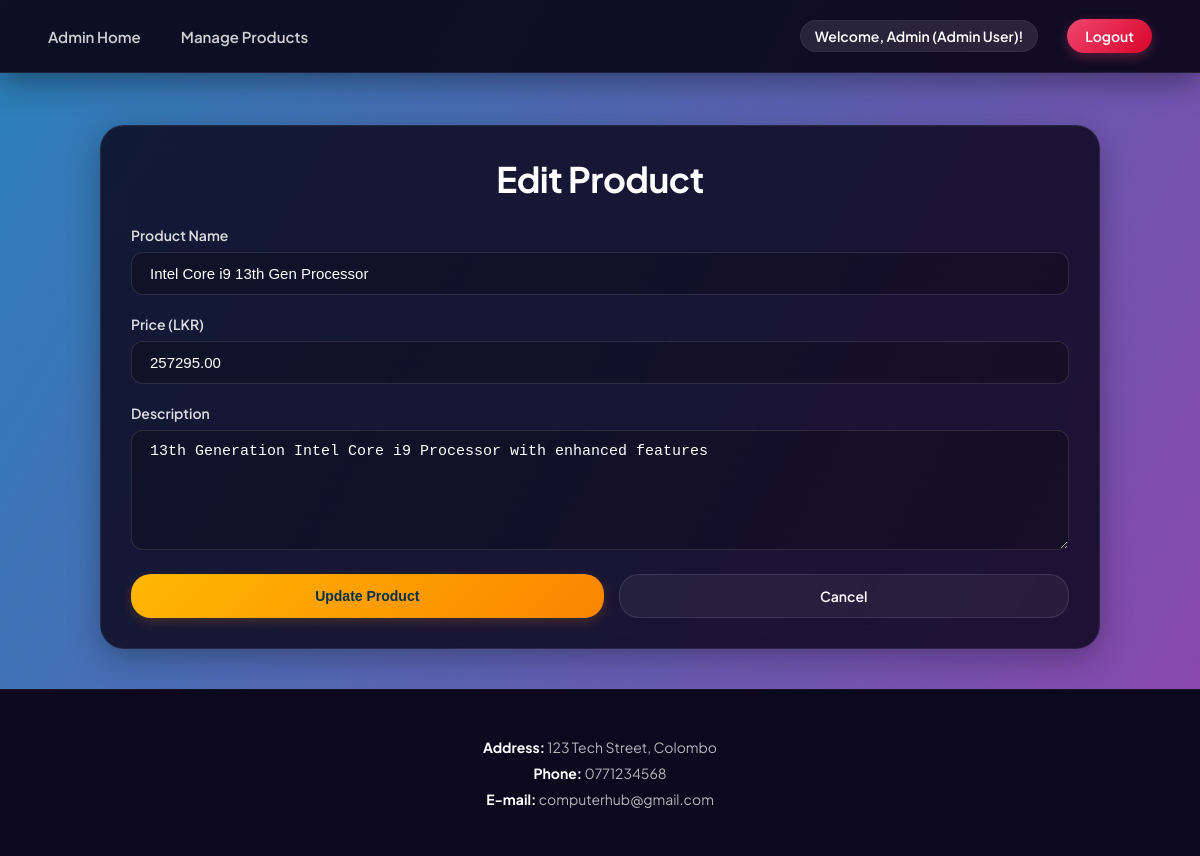
Screenshot of /admin/edit_product.php?id=2 (signed in) with the database file from the repository.
### tables this page shows
CREATE TABLE products (
    id INT AUTO_INCREMENT PRIMARY KEY,
    name VARCHAR(200) NOT NULL,
    description TEXT,
    price DECIMAL(10,2) NOT NULL,
    image VARCHAR(255),
    category VARCHAR(100),
    stock_quantity INT DEFAULT 0,
    created_at TIMESTAMP DEFAULT CURRENT_TIMESTAMP,
    updated_at TIMESTAMP DEFAULT CURRENT_TIMESTAMP ON UPDATE CURRENT_TIMESTAMP,
    INDEX idx_category (category),
    INDEX idx_price (price)
);

### admin/edit_product.php (the view, shortened to what this page needs)
<?php
include '../NewBackend/database/db.php';
$product_id = $_GET['id'];
$stmt = $conn->prepare("SELECT * FROM products WHERE id = ?");
$stmt->bind_param("i", $product_id);
$stmt->execute();
$result = $stmt->get_result();
$product = $result->fetch_assoc();
?>
<!DOCTYPE html>
<html>
<head>
    <link rel="stylesheet" href="../Nav.css?v=1.3">
    <link rel="stylesheet" href="admin.css?v=1.3">
</head>
<body>
    <nav class="navbar">
        <div class="nav-left">
            <a href="dashboard.php">Admin Home</a>
            <a href="manage_products.php">Manage Products</a>
        </div>
        <div class="nav-right">
            <span>Welcome, Admin (<?= htmlspecialchars($_SESSION['user_name']) ?>)!</span>
            <a href="../NewBackend/actions/logout.php" class="logout-btn">Logout</a>
        </div>
    </nav>
    <div class="container main-content">
        <h1>Edit Product</h1>
        <form action="edit_product_action.php" method="post">
            <div class="form-group">
                <label for="name">Product Name</label>
                <input type="text" id="name" name="name" value="<?= htmlspecialchars($product['name']) ?>" required>
            </div>
            <div class="form-group">
                <label for="price">Price (LKR)</label>
                <input type="number" step="0.01" id="price" name="price" value="<?= $product['price'] ?>" required>
            </div>
            <div class="form-group">
                <label for="description">Description</label>
                <textarea id="description" name="description"><?= htmlspecialchars($product['description']) ?></textarea>
            </div>
            <div class="form-buttons">
                <button type="submit" class="submit-btn">Update Product</button>
                <a href="manage_products.php" class="cancel-btn">Cancel</a>
            </div>
        </form>
    </div>
    <footer class="footer">
        <div class="footer-content">
            <p><strong>Address:</strong> 123 Tech Street, Colombo</p>
            <p><strong>Phone:</strong> 0771234568</p>
            <p><strong>E-mail:</strong> computerhub@gmail.com</p>
        </div>
    </footer>
</body>
</html>

### Nav.css (style rules this page uses)
* { margin: 0; padding: 0; box-sizing: border-box; }
body { font-family: 'Plus Jakarta Sans', Arial, sans-serif; background: linear-gradient(120deg, #2980b9, #8e44ad); color: #f3f3f5; padding-top: 85px; min-height: 100vh; display: flex; flex-direction: column; }
.navbar { background: rgba(8, 4, 20, 0.9); backdrop-filter: blur(12px); -webkit-backdrop-filter: blur(12px); border-bottom: 1px solid rgba(255, 255, 255, 0.08); padding: 1.2rem 3rem; display: flex; justify-content: space-between; align-items: center; position: fixed; top: 0; left: 0; right: 0; z-index: 1000; box-shadow: 0 8px 32px 0 rgba(0, 0, 0, 0.4); transition: all 0.3s ease; }
.nav-left { display: flex; gap: 2.5rem; align-items: center; }
.nav-left a { color: rgba(255, 255, 255, 0.8); text-decoration: none; font-weight: 600; font-size: 15px; position: relative; padding: 6px 0; transition: color 0.3s ease; }
.nav-left a::after { content: ''; position: absolute; width: 0; height: 2px; bottom: 0; left: 0; background: linear-gradient(90deg, #00b4d8, #0077b6); transition: width 0.3s ease; }
.nav-right { display: flex; gap: 1.8rem; align-items: center; }
.nav-right a { color: rgba(255, 255, 255, 0.8); text-decoration: none; font-weight: 600; font-size: 15px; transition: color 0.3s ease; }
.logout-btn { background: linear-gradient(135deg, #ef476f, #d90429) !important; border-radius: 20px !important; border: none !important; color: white !important; padding: 8px 18px !important; font-size: 14px !important; font-weight: 600 !important; box-shadow: 0 4px 12px rgba(239, 71, 111, 0.3); transition: all 0.3s ease !important; cursor: pointer; }
.nav-right span { color: #fff !important; align-self: center; font-weight: 600; font-size: 14px; background: rgba(255, 255, 255, 0.1); padding: 6px 14px; border-radius: 20px; border: 1px solid rgba(255, 255, 255, 0.05); }
.footer { background-color: #0c081e; color: rgba(255, 255, 255, 0.7); text-align: center; padding: 2.5rem 1rem; margin-top: auto; border-top: 1px solid rgba(255, 255, 255, 0.05); }
.footer-content p { margin: 8px 0; font-size: 14px; }
.footer-content strong { color: #fff; }

### admin/admin.css (style rules this page uses)
html, body { height: 100%; }
body { display: flex; flex-direction: column; font-family: 'Plus Jakarta Sans', Arial, sans-serif; background: linear-gradient(120deg, #2980b9, #8e44ad); color: #f3f3f5; margin: 0; padding-top: 85px; min-height: 100vh; }
.container, .dashboard-container { flex: 1; background: rgba(10, 5, 25, 0.82); backdrop-filter: blur(12px); -webkit-backdrop-filter: blur(12px); border: 1px solid rgba(255, 255, 255, 0.08); padding: 30px; border-radius: 24px; box-shadow: 0 8px 32px rgba(0, 0, 0, 0.3); margin: 40px auto; width: 90%; max-width: 1000px; }
.main-content { margin-top: 40px; }
h1 { font-size: 2.2rem; font-weight: 700; color: white; text-align: center; margin-bottom: 25px; letter-spacing: -0.5px; }
.add-product-btn, .submit-btn { display: inline-block; background: linear-gradient(135deg, #ffb703, #fb8500); color: #023047; padding: 12px 24px; border-radius: 20px; text-decoration: none; margin-bottom: 20px; font-weight: 700; font-size: 14px; border: none; cursor: pointer; transition: all 0.3s ease; box-shadow: 0 4px 12px rgba(251, 133, 0, 0.2); }
.form-group { margin-bottom: 20px; text-align: left; }
.form-group label { display: block; margin-bottom: 8px; font-weight: 600; color: rgba(255, 255, 255, 0.85); font-size: 14px; }
.form-group input, .form-group textarea { width: 100%; padding: 12px 18px; border-radius: 12px; border: 1px solid rgba(255, 255, 255, 0.12); background: rgba(0, 0, 0, 0.25); color: white; box-sizing: border-box; font-size: 15px; outline: none; transition: all 0.3s ease; }
.form-group textarea { height: 120px; resize: vertical; }
.form-buttons { display: flex; gap: 15px; margin-top: 10px; }
.submit-btn { flex: 1; margin-bottom: 0; }
.cancel-btn { flex: 1; display: inline-block; padding: 12px; background: rgba(255, 255, 255, 0.05); border: 1px solid rgba(255, 255, 255, 0.1); color: white; border-radius: 20px; font-size: 14px; font-weight: 600; cursor: pointer; text-align: center; text-decoration: none; transition: all 0.3s ease; }

### rows the page displays
products: name "Intel Core i9 13th Gen Processor", price "257295.00", description "13th Generation Intel Core i9 Processor with enhanced features"

### other values shown
$_SESSION['user_name'] "Admin User"
